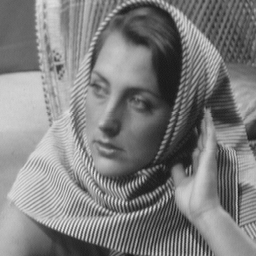
%> input picture assignment5/4/data/barbara256.png, 256 x 256 px
$ octave myMainScript.m   (GNU Octave 9; MATLAB toolbox functions it lacks are replaced by stand-ins)
%> lines starting %> are read from the running program, lines starting %| are printed output that depends on the picture; in (x1, y1, x2, y2) boxes, pixels count from 0 and x2, y2 are one past the last pixel; in counts of white or black regions, pixels touching at a corner belong together; the program's own positions count from 1
### assignment5/4/code/myIdealLPFilter.m
function [Z, final_image] = myIdealLPFilter(image, D)
    % dft computation
    dft = fftshift(fft2(image));
    [rows, cols] = size(image);

    % filter computation
    [X,Y] = meshgrid(-rows/2 + 1:rows/2, -cols/2 + 1:cols/2);
    Z = sqrt(X.^2 + Y.^2);
    % use of cutoff frequency D
    Z = Z <= D;

    % filter application and idft of result
    final_image = abs(ifft2(dft .* Z));
end

### assignment5/4/code/myGaussianLPFilter.m
function [Z, final_image] = myGaussianLPFilter(image, D)
    % dft computation
    dft = fftshift(fft2(image));
    [rows, cols] = size(image);

    % filter computation
    [X,Y] = meshgrid(-rows/2 + 1:rows/2, -cols/2 + 1:cols/2);
    Z = exp(-(X.^2 + Y.^2)/(2 * D * D));

    % filter application and idft of result
    final_image = abs(ifft2(dft .* Z));
end

### assignment5/4/code/myMainScript.m
%% MyMainScript
tic;
%% Your code here
image = imread('../data/barbara256.png');
%> image is the input picture: size 256x256 uint8; min 23, max 231, mean 126.4

%% Ideal Low Pass Filter
cut_off = 60;
[filter, final_image] = myIdealLPFilter(image, cut_off);
%> in myIdealLPFilter, `final_image = abs(ifft2(dft .* Z));`:
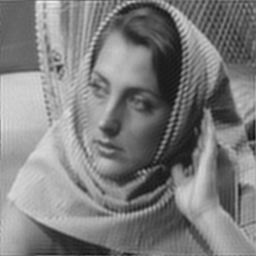
%> final_image: size 256x256 double; min 17.68, max 233.7, mean 126.5
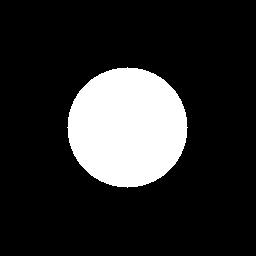
%> filter: size 256x256 logical; 17.2% white; 1 white region, box (x1, y1, x2, y2) and area: (67, 67, 188, 188) 11289

dft = fftshift(fft2(filter));
log_abs_dft = log(abs(dft) + 1);
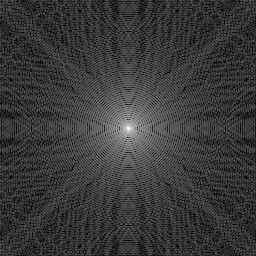
%> log_abs_dft: size 256x256 double; min 0.00244, max 9.33, mean 2.15; drawn with min black and max white
fig = imshow(log_abs_dft,  [-1 18]);
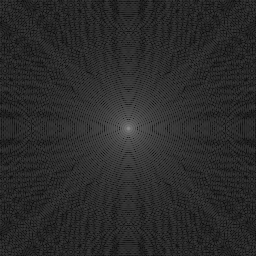
%> displayed picture: size 256x256, on the screen's scale of 0 to 255; min 13, max 139, mean 42.3
colormap(jet); colorbar;
saveas(fig, '../images/filter_ideal.png');

fig = imshow(uint8(final_image));
saveas(fig, '../images/final_image_ideal.png');

%% Gaussian Low Pass Filter
sigma = 60;
[filter, final_image] = myGaussianLPFilter(image, cut_off);
%> in myGaussianLPFilter, `final_image = abs(ifft2(dft .* Z));`:
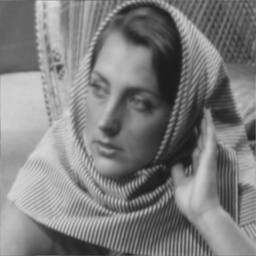
%> final_image: size 256x256 double; min 26.55, max 219.1, mean 126.4
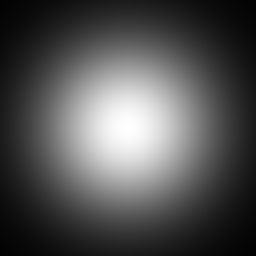
%> filter: size 256x256 double; min 0.0106, max 1, mean 0.323

dft = fftshift(fft2(filter));
log_abs_dft = log(abs(dft) + 1);
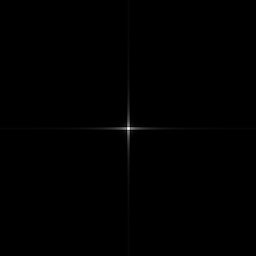
%> log_abs_dft: size 256x256 double; min 3.34e-06, max 9.96, mean 0.0172; drawn with min black and max white
fig = imshow(log_abs_dft,  [-1 18]);
colormap(jet); colorbar;
saveas(fig, '../images/filter_gaussian.png');

fig = imshow(uint8(final_image));
saveas(fig, '../images/final_image_gaussian.png');

 %% End
toc;
